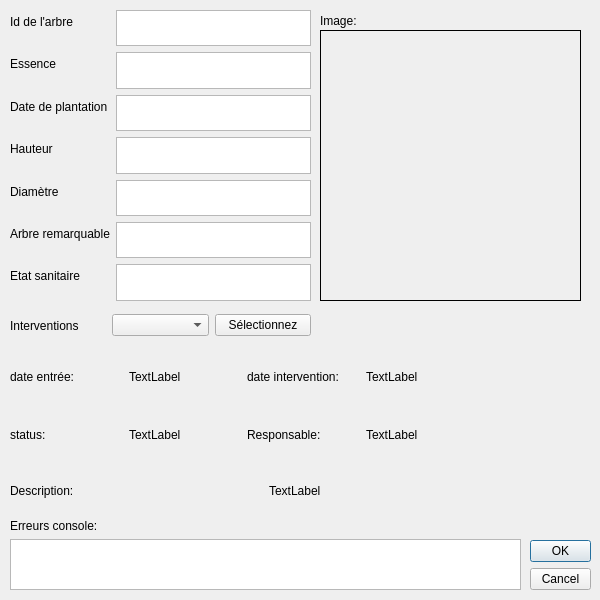
<?xml version="1.0" encoding="UTF-8"?>
<ui version="4.0">
 <class>InfoArbre</class>
 <widget class="QDialog" name="InfoArbre">
  <property name="geometry">
   <rect>
    <x>0</x>
    <y>0</y>
    <width>600</width>
    <height>600</height>
   </rect>
  </property>
  <property name="maximumSize">
   <size>
    <width>16777215</width>
    <height>16777215</height>
   </size>
  </property>
  <property name="baseSize">
   <size>
    <width>0</width>
    <height>0</height>
   </size>
  </property>
  <property name="windowTitle">
   <string>InfoArbre</string>
  </property>
  <property name="sizeGripEnabled">
   <bool>false</bool>
  </property>
  <widget class="QDialogButtonBox" name="buttonBox">
   <property name="geometry">
    <rect>
     <x>530</x>
     <y>540</y>
     <width>61</width>
     <height>51</height>
    </rect>
   </property>
   <property name="layoutDirection">
    <enum>Qt::LeftToRight</enum>
   </property>
   <property name="orientation">
    <enum>Qt::Vertical</enum>
   </property>
   <property name="standardButtons">
    <set>QDialogButtonBox::Cancel|QDialogButtonBox::Ok</set>
   </property>
  </widget>
  <widget class="QLabel" name="label_image">
   <property name="geometry">
    <rect>
     <x>320</x>
     <y>30</y>
     <width>261</width>
     <height>271</height>
    </rect>
   </property>
   <property name="frameShape">
    <enum>QFrame::Box</enum>
   </property>
   <property name="text">
    <string/>
   </property>
   <property name="scaledContents">
    <bool>true</bool>
   </property>
  </widget>
  <widget class="QLabel" name="label_8">
   <property name="geometry">
    <rect>
     <x>320</x>
     <y>10</y>
     <width>81</width>
     <height>21</height>
    </rect>
   </property>
   <property name="text">
    <string>Image:</string>
   </property>
  </widget>
  <widget class="QWidget" name="formLayoutWidget">
   <property name="geometry">
    <rect>
     <x>10</x>
     <y>10</y>
     <width>301</width>
     <height>291</height>
    </rect>
   </property>
   <layout class="QFormLayout" name="formLayout">
    <item row="0" column="0">
     <widget class="QLabel" name="label">
      <property name="text">
       <string>Id de l'arbre</string>
      </property>
     </widget>
    </item>
    <item row="0" column="1">
     <widget class="QTextBrowser" name="gid"/>
    </item>
    <item row="1" column="0">
     <widget class="QLabel" name="label_2">
      <property name="text">
       <string>Essence</string>
      </property>
     </widget>
    </item>
    <item row="1" column="1">
     <widget class="QTextBrowser" name="essence"/>
    </item>
    <item row="2" column="0">
     <widget class="QLabel" name="label_3">
      <property name="text">
       <string>Date de plantation</string>
      </property>
     </widget>
    </item>
    <item row="2" column="1">
     <widget class="QTextBrowser" name="date_plantation"/>
    </item>
    <item row="3" column="0">
     <widget class="QLabel" name="label_4">
      <property name="text">
       <string>Hauteur</string>
      </property>
     </widget>
    </item>
    <item row="3" column="1">
     <widget class="QTextBrowser" name="hauteur"/>
    </item>
    <item row="4" column="0">
     <widget class="QLabel" name="label_5">
      <property name="text">
       <string>Diamètre</string>
      </property>
     </widget>
    </item>
    <item row="4" column="1">
     <widget class="QTextBrowser" name="diametre"/>
    </item>
    <item row="5" column="0">
     <widget class="QLabel" name="label_6">
      <property name="text">
       <string>Arbre remarquable</string>
      </property>
     </widget>
    </item>
    <item row="5" column="1">
     <widget class="QTextBrowser" name="arbre_remarquable"/>
    </item>
    <item row="6" column="0">
     <widget class="QLabel" name="label_7">
      <property name="text">
       <string>Etat sanitaire</string>
      </property>
     </widget>
    </item>
    <item row="6" column="1">
     <widget class="QTextBrowser" name="etat_sanitaire"/>
    </item>
   </layout>
  </widget>
  <widget class="QWidget" name="horizontalLayoutWidget">
   <property name="geometry">
    <rect>
     <x>10</x>
     <y>310</y>
     <width>301</width>
     <height>31</height>
    </rect>
   </property>
   <layout class="QHBoxLayout" name="horizontalLayout">
    <item>
     <widget class="QLabel" name="label_9">
      <property name="text">
       <string>Interventions</string>
      </property>
     </widget>
    </item>
    <item>
     <widget class="QComboBox" name="ComboBox_intervention"/>
    </item>
    <item>
     <widget class="QPushButton" name="pushButton_intervention">
      <property name="text">
       <string>Sélectionnez</string>
      </property>
     </widget>
    </item>
   </layout>
  </widget>
  <widget class="QWidget" name="gridLayoutWidget">
   <property name="geometry">
    <rect>
     <x>10</x>
     <y>350</y>
     <width>581</width>
     <height>111</height>
    </rect>
   </property>
   <layout class="QGridLayout" name="gridLayout">
    <item row="0" column="0">
     <widget class="QLabel" name="label_11">
      <property name="text">
       <string>date entrée:</string>
      </property>
     </widget>
    </item>
    <item row="0" column="2">
     <widget class="QLabel" name="label_12">
      <property name="text">
       <string>date intervention:</string>
      </property>
     </widget>
    </item>
    <item row="0" column="1">
     <widget class="QLabel" name="label_11_intervention">
      <property name="text">
       <string>TextLabel</string>
      </property>
     </widget>
    </item>
    <item row="0" column="4" colspan="2">
     <widget class="QLabel" name="label_11_intervention_2">
      <property name="text">
       <string>TextLabel</string>
      </property>
     </widget>
    </item>
    <item row="1" column="0">
     <widget class="QLabel" name="label_13">
      <property name="text">
       <string>status:</string>
      </property>
     </widget>
    </item>
    <item row="1" column="1">
     <widget class="QLabel" name="label_11_intervention_3">
      <property name="text">
       <string>TextLabel</string>
      </property>
     </widget>
    </item>
    <item row="1" column="2">
     <widget class="QLabel" name="label_15">
      <property name="text">
       <string>Responsable:</string>
      </property>
     </widget>
    </item>
    <item row="1" column="4" colspan="2">
     <widget class="QLabel" name="label_11_intervention_5">
      <property name="text">
       <string>TextLabel</string>
      </property>
     </widget>
    </item>
   </layout>
  </widget>
  <widget class="QWidget" name="verticalLayoutWidget">
   <property name="geometry">
    <rect>
     <x>10</x>
     <y>519</y>
     <width>511</width>
     <height>71</height>
    </rect>
   </property>
   <layout class="QVBoxLayout" name="verticalLayout">
    <item>
     <widget class="QLabel" name="label_16">
      <property name="text">
       <string>Erreurs console:</string>
      </property>
     </widget>
    </item>
    <item>
     <widget class="QTextBrowser" name="erreur_console"/>
    </item>
   </layout>
  </widget>
  <widget class="QWidget" name="horizontalLayoutWidget_2">
   <property name="geometry">
    <rect>
     <x>10</x>
     <y>470</y>
     <width>511</width>
     <height>41</height>
    </rect>
   </property>
   <layout class="QHBoxLayout" name="horizontalLayout_2">
    <item>
     <widget class="QLabel" name="label_14">
      <property name="text">
       <string>Description:</string>
      </property>
     </widget>
    </item>
    <item>
     <widget class="QLabel" name="label_11_intervention_4">
      <property name="enabled">
       <bool>true</bool>
      </property>
      <property name="text">
       <string>TextLabel</string>
      </property>
     </widget>
    </item>
   </layout>
  </widget>
 </widget>
 <resources/>
 <connections>
  <connection>
   <sender>buttonBox</sender>
   <signal>accepted()</signal>
   <receiver>InfoArbre</receiver>
   <slot>accept()</slot>
   <hints>
    <hint type="sourcelabel">
     <x>248</x>
     <y>254</y>
    </hint>
    <hint type="destinationlabel">
     <x>157</x>
     <y>274</y>
    </hint>
   </hints>
  </connection>
  <connection>
   <sender>buttonBox</sender>
   <signal>rejected()</signal>
   <receiver>InfoArbre</receiver>
   <slot>reject()</slot>
   <hints>
    <hint type="sourcelabel">
     <x>316</x>
     <y>260</y>
    </hint>
    <hint type="destinationlabel">
     <x>286</x>
     <y>274</y>
    </hint>
   </hints>
  </connection>
 </connections>
</ui>
